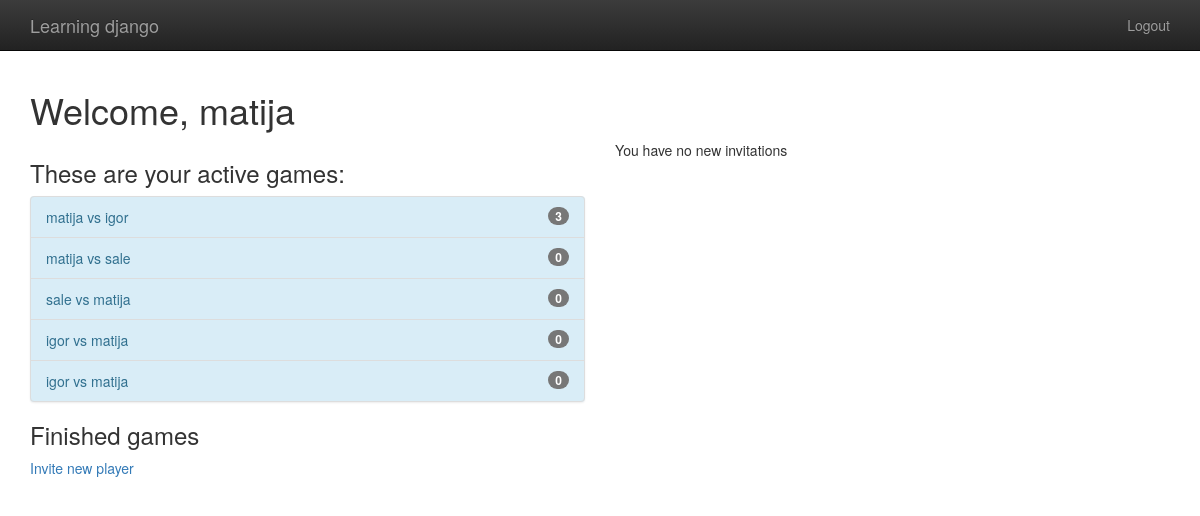
/player/ (signed in), run on an earlier commit of the app's database.
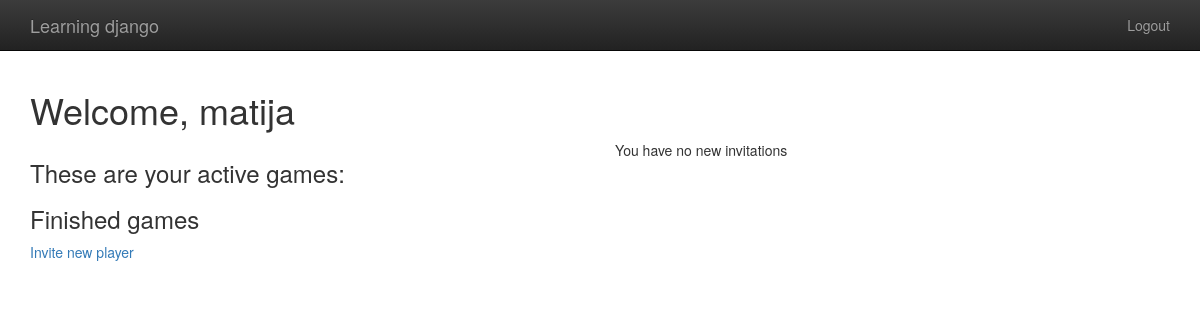
And on a later commit of the database.
### gameplay/models.py (models this page shows, shortened)
class Game(models.Model):
    BOARD_SIZE = 3
    STATUS_CHOICES = (
        ("F", "First player to move"),
        ("S", "Second player to move"),
        ("W", "First player wins"),
        ("L", "First player loses"),
        ("D", "Draw")
    )
    first_player = models.ForeignKey(User, related_name="games_first_player", on_delete=models.CASCADE)
    second_player = models.ForeignKey(User, related_name="games_second_player", on_delete=models.CASCADE)
    start_time = models.DateTimeField(auto_now_add=True)
    last_active = models.DateTimeField(auto_now=True)
    status = models.CharField(max_length=1, default='F', choices=STATUS_CHOICES)
    objects = GamesQuerySet.as_manager()
    def get_absolute_url(self):
        return reverse("game:gameplay_detail", args=[self.id])
    def __str__(self):
        return '{0} vs {1}'.format(self.first_player, self.second_player)

### player/views.py (the view)
# urls.py: 2. Add a URL to urlpatterns:  path('', views.home, name='home')
@login_required
def home(request):
    user_games = Game.objects.games_for_user(request.user)
    active_games = user_games.active()
    finished_games = user_games.difference(active_games)
    invitations = request.user.received_invitations.all()
    return render(request, "player/home.html",
                            {"active_games":active_games, "finished_games":finished_games, "invitations":invitations}
                  )

### gameplay/models.py (called while the page is built)
    def games_for_user(self,user):
        return self.filter(
            Q(first_player=user) | Q(second_player=user)
        )

    def active(self):
        return self.filter(
            Q(status="F") | Q(status="S")
        )

### player/templates/player/home.html (shortened to what this page needs)
{%  extends "base.html" %}
{% block content %}
<h1>Welcome, {{ user.username }}</h1>
    <div class="row">
    <div class="col-md-6">
        <h3>These are your active games:</h3>
        {% include "player/game_list_snippet.html" with games_list=active_games %}
        <h3>Finished games</h3>
        <p><a href="{% url "player:player_invitation" %}"> Invite new player</a></p>
    </div>
    <div class="col-md-6">
        {% if invitations %}
            <div class="list-group">
            {% for inv in invitations %}
                <li class="list-group-item"> <a href="{% url "player:player_accept_invitation" invitation_id=inv.id%}">
                    {{ inv.from_user }} has invited you to play the game</a></li>
            {% endfor %}
            </div>
        {% else %}
            <p>You have no new invitations</p>
        {% endif %}
    </div>
    </div>
{%  endblock %}

### templates/base.html (shortened to what this page needs)
{% load staticfiles %}
<!doctype html>
<html class="no-js" lang="">
    <head>
        {% block styling %}
            <link rel="stylesheet" href="{% static 'css/bootstrap.min.css' %}">
            <link rel="stylesheet" href="{% static 'css/bootstrap-theme.min.css' %}">
            <link rel="stylesheet" href="{% static 'css/main.css' %}">
        {% endblock styling %}
    </head>
    <body>
    <nav class="navbar navbar-inverse navbar-fixed-top" role="navigation">
      <div class="container">
        <div class="navbar-header">
          <a class="navbar-brand" href="/">Learning django</a>
        </div>
        <ul class="nav navbar-nav navbar-right" href="/">
            {% if user.is_authenticated %}
                <li><a href="{% url "player:player_logout" %}">Logout</a></li>
            {% else %}
                <li><a href="{% url "player:player_login" %}">Login</a></li>
            {% endif %}
        </ul>
      </div>
    </nav>
    <div class="container">
        {% block content %}
        {% endblock %}
    </div>
    </body>
</html>

### player/templates/player/game_list_snippet.html (shortened to what this page needs)
{% if games_list %}
    <div class="list-group bg-info">
        {% for game in games_list %}
            <a class="list-group-item list-group-item-info" href="{{ game.get_absolute_url }}">
                {{ game }}
                <span class="badge">{{ game.move_set.count }}</span>
            </a>
        {% endfor %}
    </div>
{% endif %}

### templates/base.html (style rules this page uses)
body { padding-top: 70px; padding-bottom: 20px; }

What changed in the data, as far as the page shows it:
removed Game: first_player+second_player "matija vs igor", move_set.count "3"
removed Game: first_player+second_player "matija vs sale", move_set.count "0"
removed Game: first_player+second_player "sale vs matija", move_set.count "0"
removed Game: first_player+second_player "igor vs matija", move_set.count "0"
removed Game: first_player+second_player "igor vs matija", move_set.count "0"
